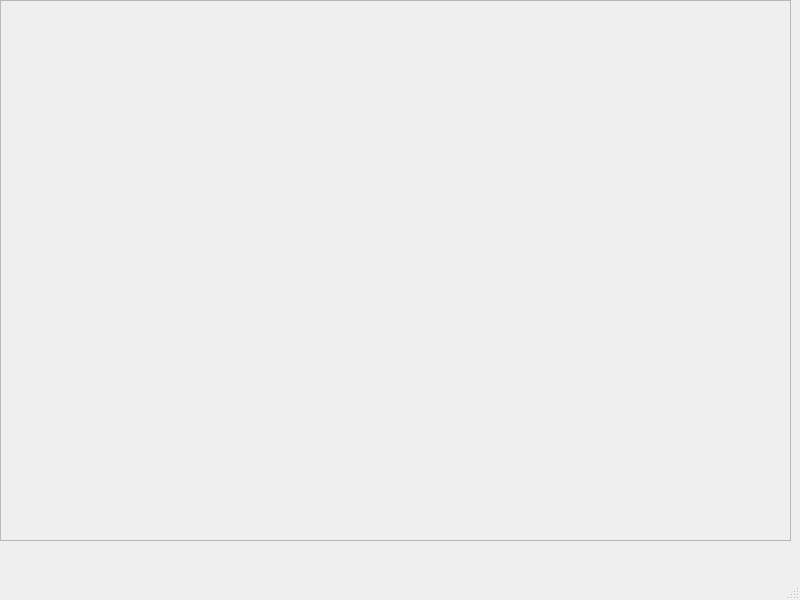
<?xml version="1.0" encoding="UTF-8"?>
<ui version="4.0">
 <class>MainWindow</class>
 <widget class="QMainWindow" name="MainWindow">
  <property name="geometry">
   <rect>
    <x>0</x>
    <y>0</y>
    <width>800</width>
    <height>600</height>
   </rect>
  </property>
  <property name="windowTitle">
   <string>MainWindow</string>
  </property>
  <widget class="QWidget" name="centralwidget">
   <widget class="QWidget" name="gridLayoutWidget">
    <property name="geometry">
     <rect>
      <x>0</x>
      <y>0</y>
      <width>791</width>
      <height>541</height>
     </rect>
    </property>
    <layout class="QGridLayout" name="gridLayout_2">
     <item row="0" column="0">
      <widget class="QFrame" name="frame">
       <property name="frameShape">
        <enum>QFrame::Shape::StyledPanel</enum>
       </property>
       <property name="frameShadow">
        <enum>QFrame::Shadow::Raised</enum>
       </property>
      </widget>
     </item>
    </layout>
   </widget>
  </widget>
  <widget class="QMenuBar" name="menubar">
   <property name="geometry">
    <rect>
     <x>0</x>
     <y>0</y>
     <width>800</width>
     <height>30</height>
    </rect>
   </property>
  </widget>
  <widget class="QStatusBar" name="statusbar"/>
 </widget>
 <resources/>
 <connections/>
</ui>
